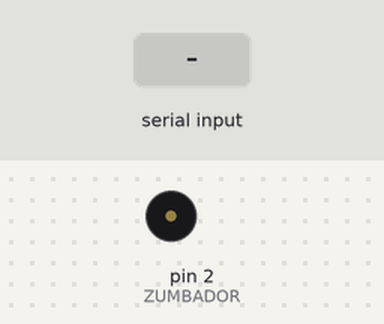
The sketch below on a simulated Arduino Uno, built with avr-gcc and run on an emulated ATmega328P. On the bench: buzzer (waves = sounding, pin HIGH). The inputs (shaded band) are chosen by the test bench. What the sketch prints to the serial monitor is not drawn.

Above: at 1.2 s.
1.3 s: "1" received over Serial
At 2.22 s:
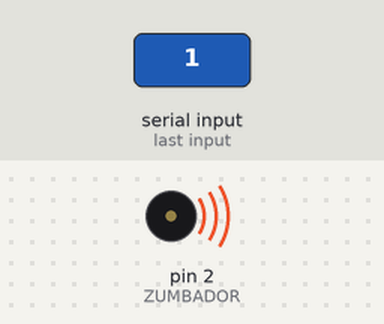
4.3 s: "0" received over Serial
At 5.44 s:
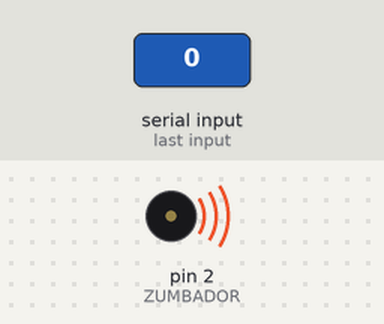
7.3 s: "2" received over Serial
At 11.0 s:
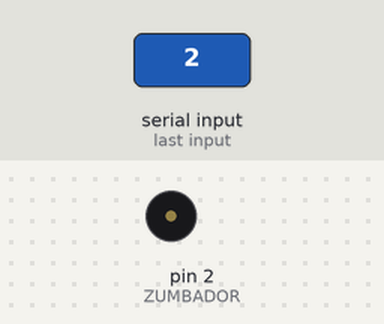
Timing chart, 0 to 12.5 s (numbered marks = the images above; inputs shaded):
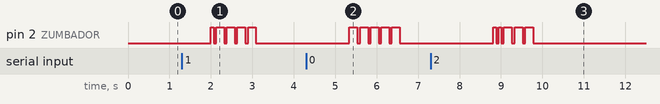

Measured:
- after the input at 1.3 s, pin 2 (ZUMBADOR): LOW → HIGH after 0.70 s, then repeats every 0.26 s: LOW 0.06 s, HIGH 0.19 s, until it stays LOW from 3.1 s
- after the input at 4.3 s, pin 2 (ZUMBADOR): alternates HIGH for 0.19 s and LOW for 0.06 s, 10 changes in all, then stays LOW, starting after 1.0 s
- after the input at 7.3 s, pin 2 (ZUMBADOR): goes HIGH 0.06 s, LOW 0.06 s, HIGH 0.06 s, 3 × (LOW 0.06 s, HIGH 0.19 s), then LOW, starting after 1.5 s

The sketch:

Tema_9_BT2.ino
```cpp
#define DURACION_PUNTO 64
#define ZUMBADOR 2

const int duracion_punto = DURACION_PUNTO;             // Numero de periodos por punto
const int pausa_punto = DURACION_PUNTO;                // Pausa despues de un punto
const int duracion_raya = 3*DURACION_PUNTO;            // Numero de periodos por raya
const int pausa_raya = DURACION_PUNTO;                 // Pausa despues de una raya


char *letras[] = {".-", "-...", "-.-.", "-..", ".", "..-.", "--.","....", "..", ".---", "-.-", ".-..", "--", "-.", "---", ".--.", "--.-", ".-.", "...", "-", "..-", "...-", ".--", "-..-", "-.--", "--.."};
char *numeros[]={"-----", ".----", "..---", "...--", "....-", ".....", "-....", "--...", "---..", "----."};

void setup(){
  Serial.begin(9600);                                       // Indicamos la velocidad del puerto serie
  Serial.print("Escriba lo que quiere transmitir: ");
  pinMode( ZUMBADOR, OUTPUT);
}


void loop(){
  char mensaje[32];

  if (Serial.available()){
    int i = 0;

    while( Serial.available()){
      mensaje[i] = Serial.read();
      if ( mensaje[i] >= 'A' && mensaje[i] <= 'Z'){
        int posicion = map ( mensaje[i], 0x41, 0x5A, 0, 25);
        sonar( letras [posicion]);

      }
      else if ( mensaje[i] >= '0' && mensaje[i] <= '9'){
        int posicion = map ( mensaje[i], 0x30, 0x39, 0, 9);
        sonar( numeros [posicion]);
      }
      else if ( mensaje[i] == ' '){
         delay(pausa_punto*7);
      }

    i++;
    }
  }

  delay(2000);
}


void sonar(char *secuencia){

  int i = 0;

  while (secuencia[i] != NULL){

    if (secuencia[i] == '.'){
      digitalWrite( ZUMBADOR, HIGH);
      delay(duracion_punto);
      digitalWrite( ZUMBADOR, LOW);
    }

    else{
      digitalWrite( ZUMBADOR, HIGH);
      delay(duracion_raya);
      digitalWrite( ZUMBADOR, LOW);
    }

    delay(pausa_punto);
    i++;
  }

  delay(pausa_punto*3);
}
```
